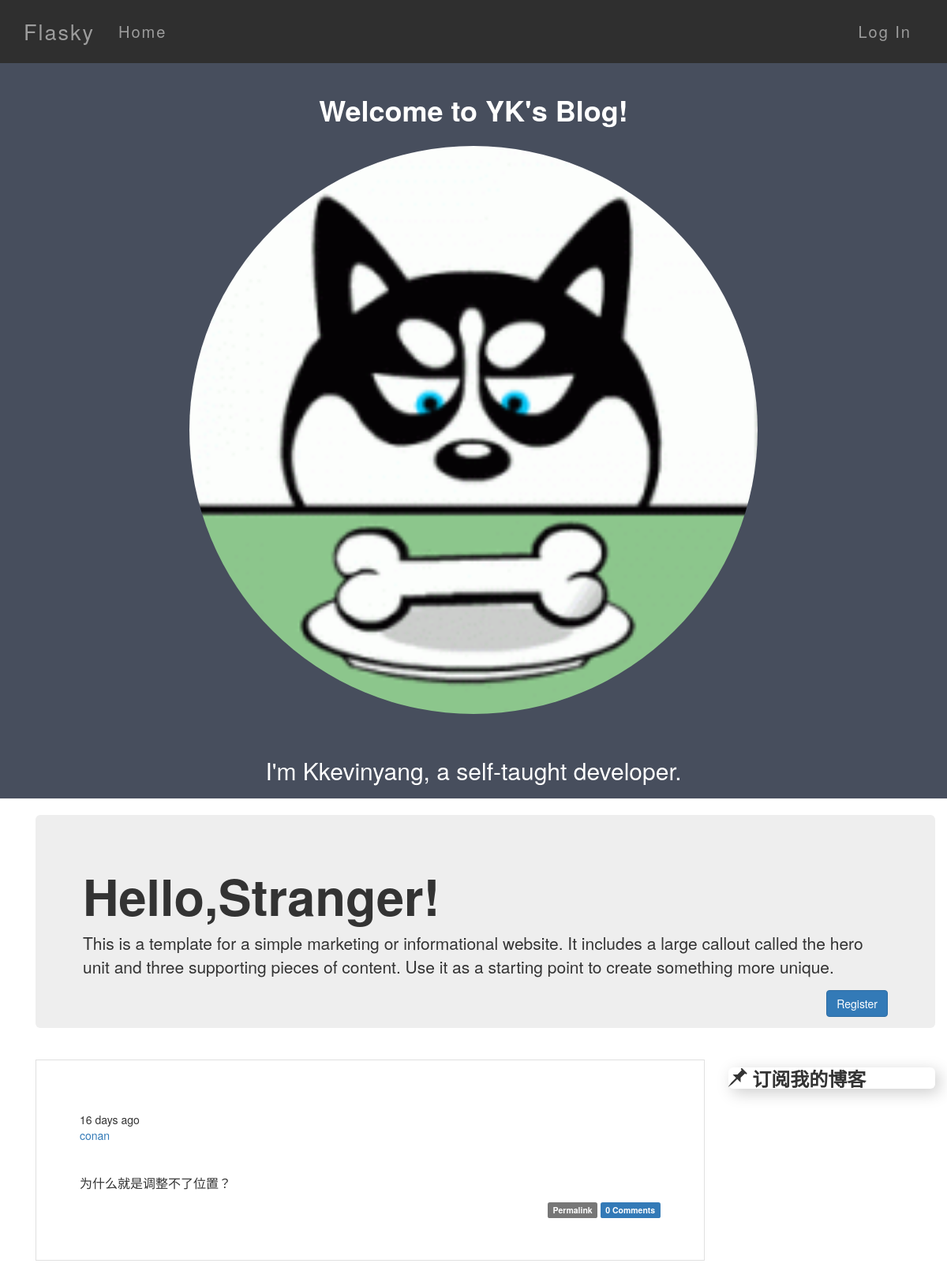
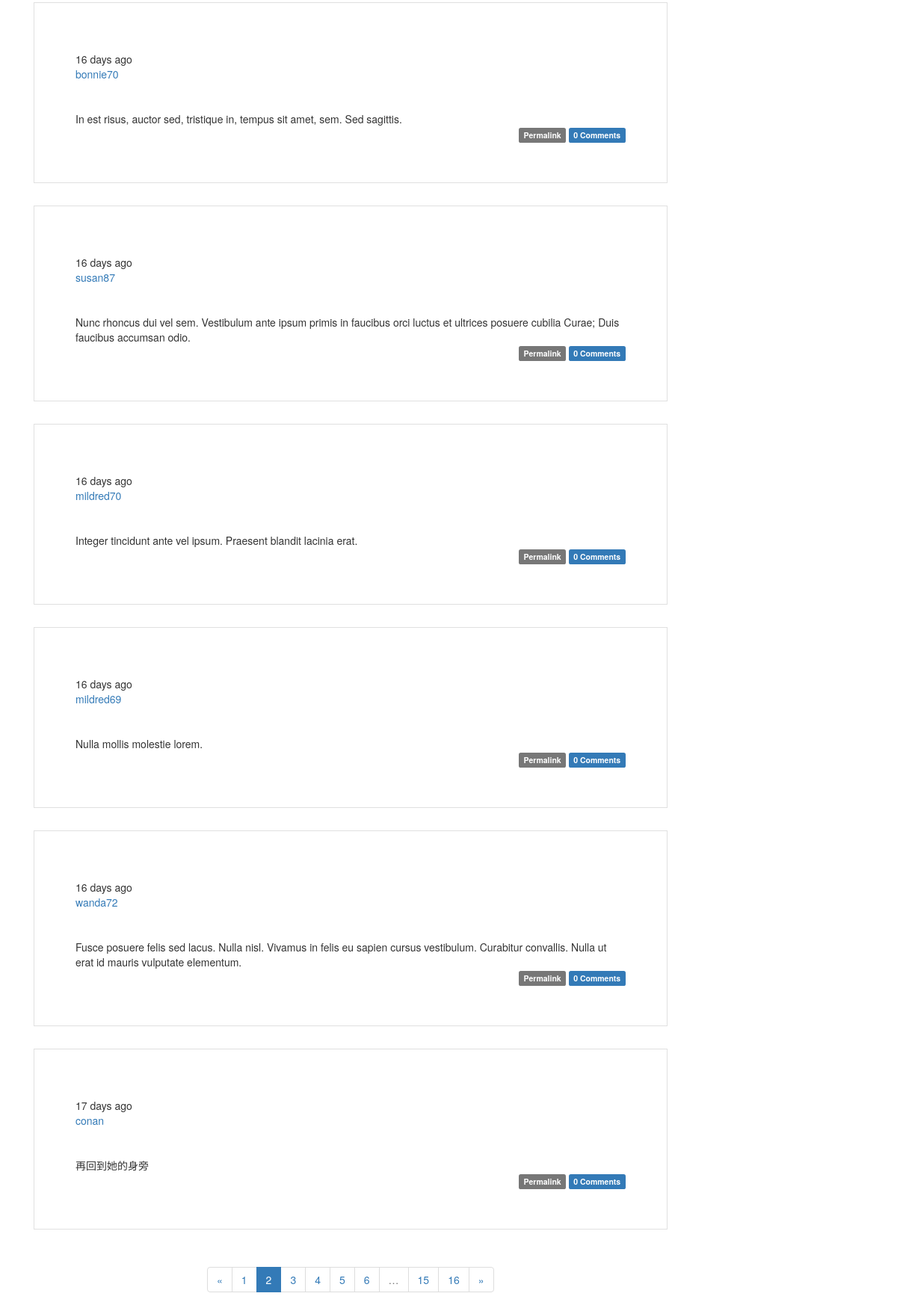
Screenshot of /?page=2 (upper part) with the database file from the repository (2 pictures, top to bottom).
### app/models.py (models this page shows, shortened)
class Post(db.Model):
    __tablename__ = 'posts'
    id = db.Column(db.Integer, primary_key=True)
    body = db.Column(db.Text)
    timestamp = db.Column(db.DateTime, index=True, default=datetime.utcnow)  # 有默认值
    author_id = db.Column(db.Integer, db.ForeignKey('users.id'))
    body_html = db.Column(db.Text)
    comments = db.relationship('Comment', backref='post', lazy='dynamic')

class User(UserMixin,db.Model):
    __tablename__ = 'users'
    sqlite_autoincrement = True
    id = db.Column(db.Integer, primary_key=True)
    email = db.Column(db.String(64), unique=True, index=True)
    username = db.Column(db.String(64), unique=True, index=True)
    role_id = db.Column(db.Integer, db.ForeignKey('roles.id'))
    password_hash = db.Column(db.String(128))
    confirmed = db.Column(db.Boolean, default=False)
    name = db.Column(db.String(64))
    location = db.Column(db.String(64))
    about_me = db.Column(db.Text())
    member_since = db.Column(db.DateTime(), default=datetime.utcnow)
    last_seen = db.Column(db.DateTime(), default=datetime.utcnow)
    avatar_hash = db.Column(db.String(32))
    posts = db.relationship('Post', backref='author', lazy='dynamic')  # posts和comments都需要关联author才行，所以两个都有
    comments = db.relationship('Comment', backref='author', lazy='dynamic')
    @property
    def password(self):  # 若尝试读取password的值会返回属性错误，因为生成了散列值后不能还原
        raise AttributeError('password is not a readable attribute')
    def gravatar(self, size=100, default='identicon', rating='g'):
        if request.is_secure:
            url = 'https://secure.gravatar.com/avatar'
        else:
            url = 'http://cn.gravatar.com/avatar'
        hash = self.avatar_hash or hashlib.md5(self.email.encode('utf-8')).hexdigest()
        return '{url}/{hash}?s={size}&d={default}&r={rating}'.format(
            url=url, hash=hash, size=size, default=default, rating=rating)

### app/main/views.py (the view)
@main.route('/', methods=['GET', 'POST'])
def index():
    form = PostForm()
    if current_user.can(Permission.WRITE_ARTICLES) and \
            form.validate_on_submit():
        post = Post(body=form.body.data,
                    author=current_user._get_current_object())
        db.session.add(post)
        return redirect(url_for('.index'))
    page = request.args.get('page', 1, type=int)
    pagination = Post.query.order_by(Post.timestamp.desc()).paginate(
        page, per_page=7,
        error_out=False)
    posts = pagination.items
    return render_template('index.html', form=form, posts=posts,
                           pagination=pagination)

### app/auth/views.py (called while the page is built)
@auth.before_app_request
def before_request():
    if current_user.is_authenticated:
        current_user.ping()
        if not current_user.confirmed \
                and request.endpoint[:5] != 'auth.' \
                and request.endpoint != 'static':
            return redirect(url_for('auth.unconfirmed'))

### app/main/__init__.py (called while the page is built)
@main.app_context_processor  # 把permission类加入模板
def inject_permissions():
    return dict(Permission=Permission)

### app/models.py (called while the page is built)
    def can(self, permissions):
        return False

    def is_administrator(self):
        return False

### app/templates/index.html (shortened to what this page needs)
{% extends "base.html" %}
{% import "bootstrap/wtf.html" as wtf %}
{% import "_macros.html" as macros %}
{% block page_content %}
<div class="page-header text-center bg-2">
      <h1>Welcome to YK's Blog!</h1>
      <img src="{{ url_for('static', filename = 'dog.gif') }}" class="me-img img-responsive img-circle margin" alt="me">
      <h2>I'm Kkevinyang, a self-taught developer.</h2>
</div>
{% endblock %}
{% block post_content %}
<div class="container">
    {% if not current_user.is_authenticated %}
    <div class="jumbotron">
        <h1>Hello,Stranger!</h1>
        <p>
         This is a template for a simple marketing or informational website. It includes a large callout called the hero unit and three supporting pieces of content. Use it as a starting point to create something more unique.
        </p>
        <p>
         <a class="btn btn-primary btn-large" href="{{ url_for('auth.register') }}">Register</a>
        </p>
    </div>
    {% endif %}
</div>
<div class="container">
  <div class="row">
    <div class="col-md-9">
      <div class="post">
        <div class="post-tabs">
          {% include '_posts.html' %}
        </div>
      </div>
	  {% if pagination %}
      <div class="pagination text-center">
        {{ macros.pagination_widget(pagination, '.index') }}
      </div>
      {% endif %}
    </div>
    <div class="col-md-3">
      <div class="subscribe shadow frame" data-spy="affix" data-offset-top="611">
        <h3><b><span class="glyphicon glyphicon-pushpin"></span> 订阅我的博客 </b></h3>
      </div>
    </div>
  </div>
</div>
{% endblock %}

### app/templates/_posts.html (shortened to what this page needs)
<ul class="posts">
    {% for post in posts %}
    <li class="post">
        <div class="post-content">
            <div class="post-date">{{ moment(post.timestamp).fromNow() }}</div>
            <div class="post-author"><a href="{{ url_for('.user', username=post.author.username) }}">{{ post.author.username }}</a></div>
            <div class="post-body">
                {% if post.body_html %}
                    {{ post.body_html | safe }}
                {% else %}
                    {{ post.body }}
                {% endif %}
            </div>
            <div class="post-footer">
                <a href="{{ url_for('.post', id=post.id) }}">
                    <span class="label label-default">Permalink</span>
                </a>
                 <a href="{{ url_for('.post', id=post.id) }}#comments">
                    <span class="label label-primary">{{ post.comments.count() }} Comments</span>
                </a>
            </div>
        </div>
    </li>
    {% endfor %}
</ul>

### app/static/styles.css (style rules this page uses)
.btn { float: right; }
.shadow { box-shadow: 5px 5px 20px #CCC; }
.frame { border-radius: 6px; }
.page-header { padding-top: 20px; margin: 0 0 20px; }
div.post-tabs { margin-top: 0px; }
ul.posts { list-style-type: none; padding: 0px; }
div.post-tabs ul.posts { margin: 10px 0px; border-top: none; }
ul.posts li.post { padding: 30px 20px 20px; border: 1px solid #e0e0e0; margin-bottom: 30px; }
div.post-content { margin: 35px; min-height: 48px; }
.post-body { margin-top: 40px }
div.pagination { width: 100%; text-align: center; padding: 0px; margin: 0px; }
.margin { margin-top: 15px; margin-bottom: 35px; }
.me-img { display:inline; width: 200; height: 200; }
img { width: 60%; height: auto; max-width: 750px; }

### app/static/typography.css (style rules this page uses)
h1,h2,h3,h4,h5 { font-weight: bold; }
p { font-size: 16px; }
.post-body h1,h2,h3,h4,h5 { font-weight: normal; }
div.post-footer { text-align: right; }
.subscribe h3 { font-weight: bold; }

### app/static/color.css (style rules this page uses)
.frame { background-color: #FFF; }
.bg-2 { background-color: #474e5d; color: #ffffff; }

### rows the page displays
Post: timestamp "16 days ago", author.username "conan", body_html "为什么就是调整不了位置？", comments.count "0"
Post: timestamp "16 days ago", author.username "bonnie70", body "In est risus, auctor sed, tristique in, tempus sit amet, sem. Sed sagittis.", comments.count "0"
Post: timestamp "16 days ago", author.username "susan87", body "Nunc rhoncus dui vel sem. Vestibulum ante ipsum primis in faucibus orci luctus et ultrices posuere cubilia Curae; Duis faucibus accumsan odio.", comments.count "0"
Post: timestamp "16 days ago", author.username "mildred70", body "Integer tincidunt ante vel ipsum. Praesent blandit lacinia erat.", comments.count "0"
Post: timestamp "16 days ago", author.username "mildred69", body "Nulla mollis molestie lorem.", comments.count "0"
Post: timestamp "16 days ago", author.username "wanda72", body "Fusce posuere felis sed lacus. Nulla nisl. Vivamus in felis eu sapien cursus vestibulum. Curabitur convallis. Nulla ut erat id mauris vulputate elementum.", comments.count "0"
Post: timestamp "17 days ago", author.username "conan", body "再回到她的身旁", comments.count "0"

### other values shown
{{ p }} "1" "3" "4" "5" "6" "15" "16"
{{ p }} "2"
